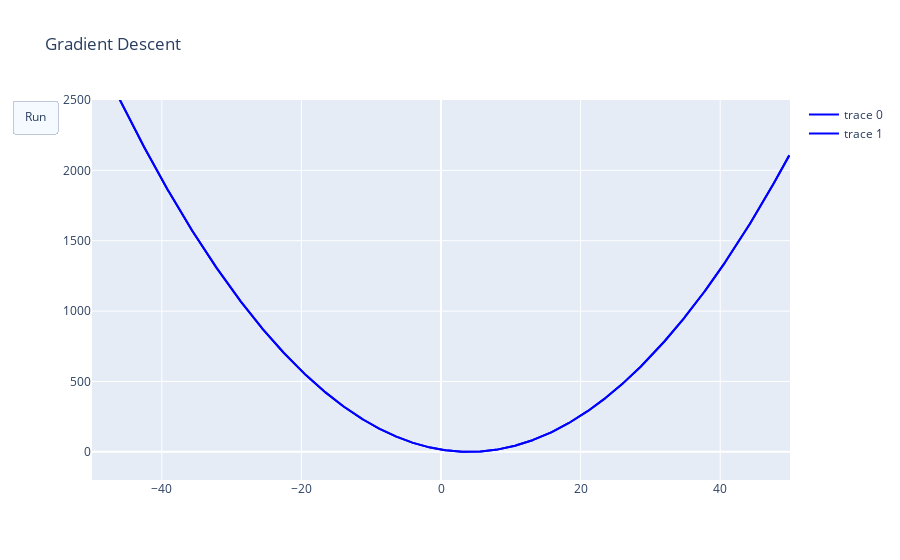

Here is the notebook cell this chart was saved with:
### Code cell
fig.show()

### Figure 1 — Plotly figure (JSON) as saved in the notebook; plotly's stock layout.template omitted (floating-point values rounded to 4 significant figures; data arrays with more than 128 entries replaced by an {"elided": "..."} marker saying what was removed)
{"data": [{"line": {"color": "blue", "width": 2}, "mode": "lines", "type": "scatter", "x": {"elided": "1000 float values"}, "y": {"elided": "1000 float values"}}, {"line": {"color": "blue", "width": 2}, "mode": "lines", "type": "scatter", "x": {"elided": "1000 float values"}, "y": {"elided": "1000 float values"}}], "layout": {"hovermode": "closest", "title": {"text": "Gradient Descent"}, "updatemenus": [{"buttons": [{"args": [null], "label": "Run", "method": "animate"}], "type": "buttons"}], "xaxis": {"autorange": false, "range": [-50, 50], "zeroline": true}, "yaxis": {"autorange": false, "range": [-200, 2500], "zeroline": true}}}
